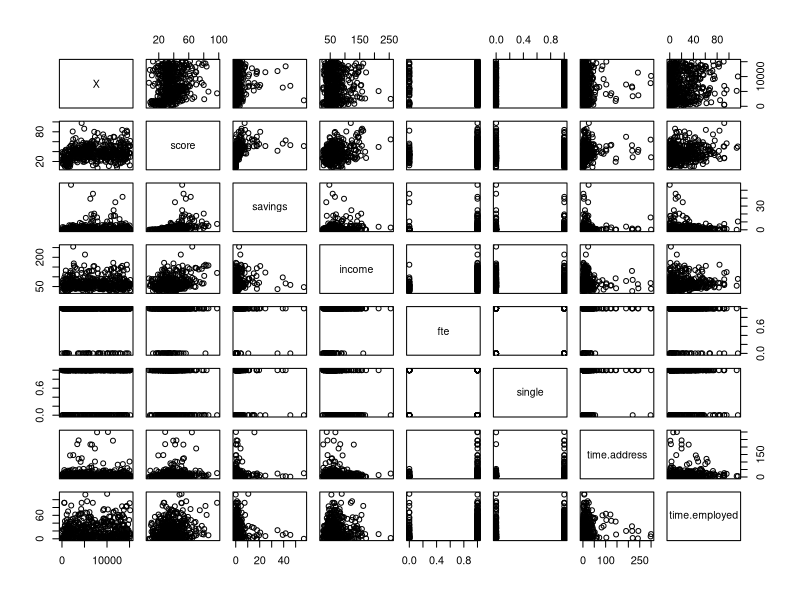
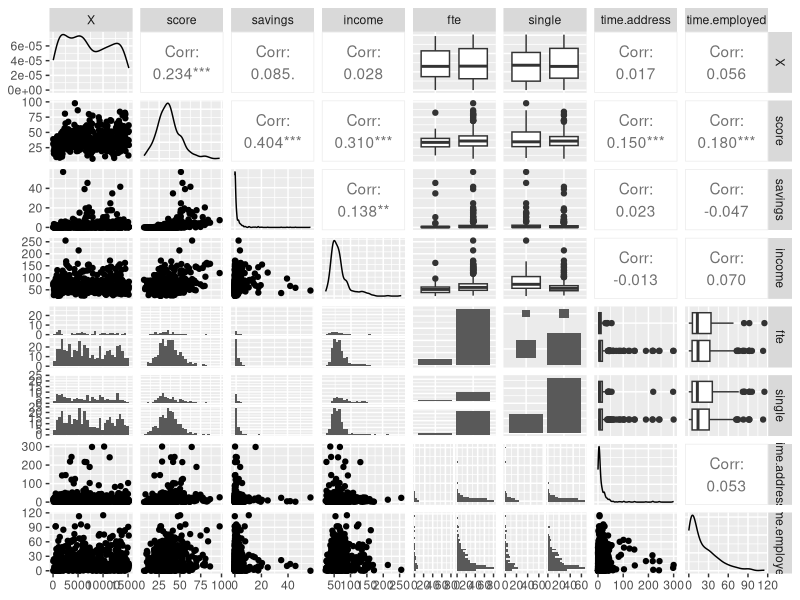

Write the R code that produced these figures, in order.
require(GGally)

# Reading the credit score data
credit <- read.csv("data/credit.csv", sep = ";", dec = ",")

# 1. Import the data and make appropriate visualisation (pairs, ggpairs)
pairs(credit)
ggpairs(credit)

# 2. Split the data randomly into training and test data set (sample).

#Sample Indexes
indexes = sample(1:nrow(credit), size=0.2*nrow(credit))

# Split data
test = credit[indexes,]
dim(test)  # 100 8
train = credit[-indexes,]
dim(train) # 400 11
